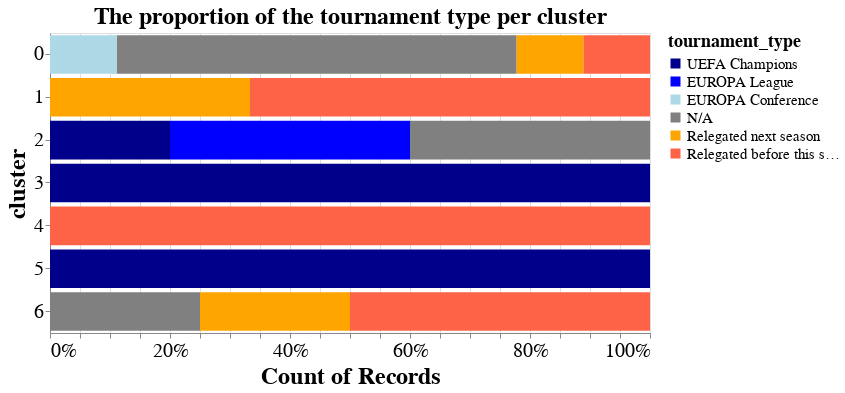

This figure's notebook cell:
### Code cell
# to check the each cluster's characteristics
palette = alt.Scale(domain=['UEFA Champions', 'EUROPA League', 'EUROPA Conference', 'N/A', 'Relegated next season', 'Relegated before this season'],
                  range=['darkblue', 'blue', 'lightblue', 'grey', 'orange', 'tomato'])

alt.Chart(df_to_viz).mark_bar().encode(
    x=alt.X('count(Team)').stack("normalize"),
    y='cluster:N',
    color=alt.Color('tournament_type:N', scale=palette),
).properties(
    width=600,
    height=300,
    title='The proportion of the tournament type per cluster'
).configure_title(
        fontSize=24,
).configure_axis(
    labelFontSize=20,
    titleFontSize=24,
).configure_text(
    fontSize=20
).configure_legend(
    titleFontSize=18,
    labelFontSize=15
)

### Figure 1 — Vega-Lite specification as saved in the notebook (floating-point values rounded to 4 significant figures)
{"config": {"view": {"continuousWidth": 300, "continuousHeight": 300}, "axis": {"labelFontSize": 20, "titleFontSize": 24}, "legend": {"labelFontSize": 15, "titleFontSize": 18}, "text": {"fontSize": 20}, "title": {"fontSize": 24}}, "data": {"name": "data-0190d24fb67f0b1d2e3b95f6b5d7570b"}, "mark": {"type": "bar"}, "encoding": {"color": {"field": "tournament_type", "scale": {"domain": ["UEFA Champions", "EUROPA League", "EUROPA Conference", "N/A", "Relegated next season", "Relegated before this season"], "range": ["darkblue", "blue", "lightblue", "grey", "orange", "tomato"]}, "type": "nominal"}, "x": {"aggregate": "count", "field": "Team", "stack": "normalize", "type": "nominal"}, "y": {"field": "cluster", "type": "nominal"}}, "height": 300, "title": "The proportion of the tournament type per cluster", "width": 600, "$schema": "https://vega.github.io/schema/vega-lite/v5.8.0.json", "datasets": {"data-0190d24fb67f0b1d2e3b95f6b5d7570b": [{"Team": "Arsenal", "index": 0, "Poss": 56.7, "Gls": 62.75, "Ast": 46.5, "PrgC": 839.0, "PrgP": 1874.0, "Gls_Conceded": 46.0, "Ast_Conceded": 31.25, "PrgC_Conceded": 670.8, "PrgP_Conceded": 1253.0, "cluster": 2, "cluster 0": 0, "cluster 1": 0, "cluster 2": 1, "cluster 3": 0, "cluster 4": 0, "cluster 5": 0, "cluster 6": 0, "final_standing_2022": 5.0, "final_point_2022": 69.0, "champions": 0.0, "europa": 1.0, "europa_conference": 0.0, "relegation": 0.0, "tournament_type": "EUROPA League"}, {"Team": "Aston Villa", "index": 1, "Poss": 46.3, "Gls": 46.0, "Ast": 35.0, "PrgC": 634.0, "PrgP": 1334.0, "Gls_Conceded": 55.5, "Ast_Conceded": 37.0, "PrgC_Conceded": 782.0, "PrgP_Conceded": 1686.0, "cluster": 0, "cluster 0": 1, "cluster 1": 0, "cluster 2": 0, "cluster 3": 0, "cluster 4": 0, "cluster 5": 0, "cluster 6": 0, "final_standing_2022": 14.0, "final_point_2022": 45.0, "champions": 0.0, "europa": 0.0, "europa_conference": 0.0, "relegation": 0.0, "tournament_type": "N/A"}, {"Team": "Bournemouth", "index": 2, "Poss": 46.37, "Gls": 46.0, "Ast": 34.33, "PrgC": 680.3, "PrgP": 1406.0, "Gls_Conceded": 64.0, "Ast_Conceded": 45.67, "PrgC_Conceded": 728.0, "PrgP_Conceded": 1670.0, "cluster": 0, "cluster 0": 1, "cluster 1": 0, "cluster 2": 0, "cluster 3": 0, "cluster 4": 0, "cluster 5": 0, "cluster 6": 0, "final_standing_2022": -1.0, "final_point_2022": -1.0, "champions": -1.0, "europa": -1.0, "europa_conference": -1.0, "relegation": -1.0, "tournament_type": "Relegated before this season"}, {"Team": "Brighton", "index": 3, "Poss": 47.35, "Gls": 35.5, "Ast": 24.25, "PrgC": 588.0, "PrgP": 1393.0, "Gls_Conceded": 51.25, "Ast_Conceded": 36.75, "PrgC_Conceded": 758.5, "PrgP_Conceded": 1572.0, "cluster": 0, "cluster 0": 1, "cluster 1": 0, "cluster 2": 0, "cluster 3": 0, "cluster 4": 0, "cluster 5": 0, "cluster 6": 0, "final_standing_2022": 9.0, "final_point_2022": 51.0, "champions": 0.0, "europa": 0.0, "europa_conference": 0.0, "relegation": 0.0, "tournament_type": "N/A"}, {"Team": "Burnley", "index": 4, "Poss": 42.23, "Gls": 37.75, "Ast": 27.0, "PrgC": 419.5, "PrgP": 1009.0, "Gls_Conceded": 51.25, "Ast_Conceded": 39.25, "PrgC_Conceded": 881.0, "PrgP_Conceded": 1626.0, "cluster": 6, "cluster 0": 0, "cluster 1": 0, "cluster 2": 0, "cluster 3": 0, "cluster 4": 0, "cluster 5": 0, "cluster 6": 1, "final_standing_2022": 18.0, "final_point_2022": 35.0, "champions": 0.0, "europa": 0.0, "europa_conference": 0.0, "relegation": 1.0, "tournament_type": "Relegated next season"}, {"Team": "Cardiff City", "index": 5, "Poss": 35.4, "Gls": 33.0, "Ast": 20.0, "PrgC": 434.0, "PrgP": 918.0, "Gls_Conceded": 69.0, "Ast_Conceded": 53.0, "PrgC_Conceded": 872.0, "PrgP_Conceded": 1723.0, "cluster": 4, "cluster 0": 0, "cluster 1": 0, "cluster 2": 0, "cluster 3": 0, "cluster 4": 1, "cluster 5": 0, "cluster 6": 0, "final_standing_2022": -1.0, "final_point_2022": -1.0, "champions": -1.0, "europa": -1.0, "europa_conference": -1.0, "relegation": -1.0, "tournament_type": "Relegated before this season"}, {"Team": "Chelsea", "index": 6, "Poss": 59.95, "Gls": 61.5, "Ast": 44.5, "PrgC": 995.2, "PrgP": 1962.0, "Gls_Conceded": 40.25, "Ast_Conceded": 29.5, "PrgC_Conceded": 511.0, "PrgP_Conceded": 1185.0, "cluster": 3, "cluster 0": 0, "cluster 1": 0, "cluster 2": 0, "cluster 3": 1, "cluster 4": 0, "cluster 5": 0, "cluster 6": 0, "final_standing_2022": 3.0, "final_point_2022": 74.0, "champions": 1.0, "europa": 0.0, "europa_conference": 0.0, "relegation": 0.0, "tournament_type": "UEFA Champions"}, {"Team": "Crystal Palace", "index": 7, "Poss": 43.95, "Gls": 40.0, "Ast": 27.0, "PrgC": 655.0, "PrgP": 1280.0, "Gls_Conceded": 54.75, "Ast_Conceded": 39.5, "PrgC_Conceded": 751.5, "PrgP_Conceded": 1779.0, "cluster": 0, "cluster 0": 1, "cluster 1": 0, "cluster 2": 0, "cluster 3": 0, "cluster 4": 0, "cluster 5": 0, "cluster 6": 0, "final_standing_2022": 12.0, "final_point_2022": 48.0, "champions": 0.0, "europa": 0.0, "europa_conference": 0.0, "relegation": 0.0, "tournament_type": "N/A"}, {"Team": "Everton", "index": 8, "Poss": 48.1, "Gls": 45.5, "Ast": 31.0, "PrgC": 600.2, "PrgP": 1339.0, "Gls_Conceded": 50.5, "Ast_Conceded": 36.75, "PrgC_Conceded": 716.5, "PrgP_Conceded": 1509.0, "cluster": 0, "cluster 0": 1, "cluster 1": 0, "cluster 2": 0, "cluster 3": 0, "cluster 4": 0, "cluster 5": 0, "cluster 6": 0, "final_standing_2022": 16.0, "final_point_2022": 39.0, "champions": 0.0, "europa": 0.0, "europa_conference": 0.0, "relegation": 0.0, "tournament_type": "N/A"}, {"Team": "Fulham", "index": 9, "Poss": 49.25, "Gls": 29.5, "Ast": 21.0, "PrgC": 677.5, "PrgP": 1420.0, "Gls_Conceded": 65.5, "Ast_Conceded": 46.5, "PrgC_Conceded": 687.5, "PrgP_Conceded": 1522.0, "cluster": 1, "cluster 0": 0, "cluster 1": 1, "cluster 2": 0, "cluster 3": 0, "cluster 4": 0, "cluster 5": 0, "cluster 6": 0, "final_standing_2022": -1.0, "final_point_2022": -1.0, "champions": -1.0, "europa": -1.0, "europa_conference": -1.0, "relegation": -1.0, "tournament_type": "Relegated before this season"}, {"Team": "Huddersfield", "index": 10, "Poss": 46.45, "Gls": 23.0, "Ast": 16.0, "PrgC": 614.0, "PrgP": 1229.0, "Gls_Conceded": 66.0, "Ast_Conceded": 48.5, "PrgC_Conceded": 678.0, "PrgP_Conceded": 1630.0, "cluster": 1, "cluster 0": 0, "cluster 1": 1, "cluster 2": 0, "cluster 3": 0, "cluster 4": 0, "cluster 5": 0, "cluster 6": 0, "final_standing_2022": -1.0, "final_point_2022": -1.0, "champions": -1.0, "europa": -1.0, "europa_conference": -1.0, "relegation": -1.0, "tournament_type": "Relegated before this season"}, {"Team": "Leeds United", "index": 11, "Poss": 57.3, "Gls": 60.0, "Ast": 45.0, "PrgC": 811.0, "PrgP": 1633.0, "Gls_Conceded": 52.0, "Ast_Conceded": 36.0, "PrgC_Conceded": 720.0, "PrgP_Conceded": 1201.0, "cluster": 2, "cluster 0": 0, "cluster 1": 0, "cluster 2": 1, "cluster 3": 0, "cluster 4": 0, "cluster 5": 0, "cluster 6": 0, "final_standing_2022": 17.0, "final_point_2022": 38.0, "champions": 0.0, "europa": 0.0, "europa_conference": 0.0, "relegation": 0.0, "tournament_type": "N/A"}, {"Team": "Leicester City", "index": 12, "Poss": 52.58, "Gls": 57.5, "Ast": 41.25, "PrgC": 703.0, "PrgP": 1471.0, "Gls_Conceded": 48.25, "Ast_Conceded": 34.5, "PrgC_Conceded": 685.8, "PrgP_Conceded": 1398.0, "cluster": 2, "cluster 0": 0, "cluster 1": 0, "cluster 2": 1, "cluster 3": 0, "cluster 4": 0, "cluster 5": 0, "cluster 6": 0, "final_standing_2022": 8.0, "final_point_2022": 52.0, "champions": 0.0, "europa": 0.0, "europa_conference": 0.0, "relegation": 0.0, "tournament_type": "N/A"}, {"Team": "Liverpool", "index": 13, "Poss": 61.77, "Gls": 79.0, "Ast": 56.25, "PrgC": 923.0, "PrgP": 2060.0, "Gls_Conceded": 33.5, "Ast_Conceded": 22.75, "PrgC_Conceded": 521.2, "PrgP_Conceded": 1018.0, "cluster": 3, "cluster 0": 0, "cluster 1": 0, "cluster 2": 0, "cluster 3": 1, "cluster 4": 0, "cluster 5": 0, "cluster 6": 0, "final_standing_2022": 2.0, "final_point_2022": 92.0, "champions": 1.0, "europa": 0.0, "europa_conference": 0.0, "relegation": 0.0, "tournament_type": "UEFA Champions"}, {"Team": "Manchester City", "index": 14, "Poss": 67.15, "Gls": 94.0, "Ast": 70.0, "PrgC": 1232.0, "PrgP": 2378.0, "Gls_Conceded": 28.25, "Ast_Conceded": 18.25, "PrgC_Conceded": 431.5, "PrgP_Conceded": 791.5, "cluster": 5, "cluster 0": 0, "cluster 1": 0, "cluster 2": 0, "cluster 3": 0, "cluster 4": 0, "cluster 5": 1, "cluster 6": 0, "final_standing_2022": 1.0, "final_point_2022": 93.0, "champions": 1.0, "europa": 0.0, "europa_conference": 0.0, "relegation": 0.0, "tournament_type": "UEFA Champions"}, {"Team": "Manchester Utd", "index": 15, "Poss": 55.23, "Gls": 66.75, "Ast": 46.75, "PrgC": 881.0, "PrgP": 1713.0, "Gls_Conceded": 38.5, "Ast_Conceded": 26.75, "PrgC_Conceded": 687.0, "PrgP_Conceded": 1308.0, "cluster": 2, "cluster 0": 0, "cluster 1": 0, "cluster 2": 1, "cluster 3": 0, "cluster 4": 0, "cluster 5": 0, "cluster 6": 0, "final_standing_2022": 6.0, "final_point_2022": 58.0, "champions": 0.0, "europa": 1.0, "europa_conference": 0.0, "relegation": 0.0, "tournament_type": "EUROPA League"}, {"Team": "Newcastle Utd", "index": 16, "Poss": 39.98, "Gls": 40.25, "Ast": 29.25, "PrgC": 504.8, "PrgP": 969.2, "Gls_Conceded": 51.5, "Ast_Conceded": 35.75, "PrgC_Conceded": 788.8, "PrgP_Conceded": 1841.0, "cluster": 6, "cluster 0": 0, "cluster 1": 0, "cluster 2": 0, "cluster 3": 0, "cluster 4": 0, "cluster 5": 0, "cluster 6": 1, "final_standing_2022": 11.0, "final_point_2022": 49.0, "champions": 0.0, "europa": 0.0, "europa_conference": 0.0, "relegation": 0.0, "tournament_type": "N/A"}, {"Team": "Norwich City", "index": 17, "Poss": 49.3, "Gls": 25.0, "Ast": 18.0, "PrgC": 673.0, "PrgP": 1169.0, "Gls_Conceded": 72.0, "Ast_Conceded": 50.0, "PrgC_Conceded": 846.0, "PrgP_Conceded": 1793.0, "cluster": 1, "cluster 0": 0, "cluster 1": 1, "cluster 2": 0, "cluster 3": 0, "cluster 4": 0, "cluster 5": 0, "cluster 6": 0, "final_standing_2022": 20.0, "final_point_2022": 22.0, "champions": 0.0, "europa": 0.0, "europa_conference": 0.0, "relegation": 1.0, "tournament_type": "Relegated next season"}, {"Team": "Sheffield Utd", "index": 18, "Poss": 42.4, "Gls": 27.5, "Ast": 19.0, "PrgC": 492.0, "PrgP": 1274.0, "Gls_Conceded": 49.5, "Ast_Conceded": 36.5, "PrgC_Conceded": 834.0, "PrgP_Conceded": 1513.0, "cluster": 6, "cluster 0": 0, "cluster 1": 0, "cluster 2": 0, "cluster 3": 0, "cluster 4": 0, "cluster 5": 0, "cluster 6": 1, "final_standing_2022": -1.0, "final_point_2022": -1.0, "champions": -1.0, "europa": -1.0, "europa_conference": -1.0, "relegation": -1.0, "tournament_type": "Relegated before this season"}, {"Team": "Southampton", "index": 19, "Poss": 48.9, "Gls": 44.5, "Ast": 28.75, "PrgC": 637.8, "PrgP": 1368.0, "Gls_Conceded": 61.0, "Ast_Conceded": 44.25, "PrgC_Conceded": 642.8, "PrgP_Conceded": 1469.0, "cluster": 0, "cluster 0": 1, "cluster 1": 0, "cluster 2": 0, "cluster 3": 0, "cluster 4": 0, "cluster 5": 0, "cluster 6": 0, "final_standing_2022": 15.0, "final_point_2022": 40.0, "champions": 0.0, "europa": 0.0, "europa_conference": 0.0, "relegation": 0.0, "tournament_type": "N/A"}, {"Team": "Stoke City", "index": 20, "Poss": 41.4, "Gls": 34.0, "Ast": 28.0, "PrgC": 477.0, "PrgP": 1150.0, "Gls_Conceded": 66.0, "Ast_Conceded": 49.0, "PrgC_Conceded": 889.0, "PrgP_Conceded": 1749.0, "cluster": 4, "cluster 0": 0, "cluster 1": 0, "cluster 2": 0, "cluster 3": 0, "cluster 4": 1, "cluster 5": 0, "cluster 6": 0, "final_standing_2022": -1.0, "final_point_2022": -1.0, "champions": -1.0, "europa": -1.0, "europa_conference": -1.0, "relegation": -1.0, "tournament_type": "Relegated before this season"}, {"Team": "Swansea City", "index": 21, "Poss": 45.3, "Gls": 27.0, "Ast": 20.0, "PrgC": 596.0, "PrgP": 1194.0, "Gls_Conceded": 54.0, "Ast_Conceded": 37.0, "PrgC_Conceded": 765.0, "PrgP_Conceded": 1838.0, "cluster": 6, "cluster 0": 0, "cluster 1": 0, "cluster 2": 0, "cluster 3": 0, "cluster 4": 0, "cluster 5": 0, "cluster 6": 1, "final_standing_2022": -1.0, "final_point_2022": -1.0, "champions": -1.0, "europa": -1.0, "europa_conference": -1.0, "relegation": -1.0, "tournament_type": "Relegated before this season"}, {"Team": "Tottenham", "index": 22, "Poss": 56.1, "Gls": 64.5, "Ast": 46.75, "PrgC": 775.8, "PrgP": 1683.0, "Gls_Conceded": 39.5, "Ast_Conceded": 25.25, "PrgC_Conceded": 633.5, "PrgP_Conceded": 1324.0, "cluster": 2, "cluster 0": 0, "cluster 1": 0, "cluster 2": 1, "cluster 3": 0, "cluster 4": 0, "cluster 5": 0, "cluster 6": 0, "final_standing_2022": 4.0, "final_point_2022": 41.0, "champions": 1.0, "europa": 0.0, "europa_conference": 0.0, "relegation": 0.0, "tournament_type": "UEFA Champions"}, {"Team": "Watford", "index": 23, "Poss": 46.43, "Gls": 42.67, "Ast": 29.0, "PrgC": 604.3, "PrgP": 1306.0, "Gls_Conceded": 60.0, "Ast_Conceded": 39.33, "PrgC_Conceded": 763.7, "PrgP_Conceded": 1550.0, "cluster": 0, "cluster 0": 1, "cluster 1": 0, "cluster 2": 0, "cluster 3": 0, "cluster 4": 0, "cluster 5": 0, "cluster 6": 0, "final_standing_2022": 19.0, "final_point_2022": 23.0, "champions": 0.0, "europa": 0.0, "europa_conference": 0.0, "relegation": 1.0, "tournament_type": "Relegated next season"}, {"Team": "West Brom", "index": 24, "Poss": 39.3, "Gls": 32.0, "Ast": 22.0, "PrgC": 474.0, "PrgP": 1066.0, "Gls_Conceded": 63.5, "Ast_Conceded": 48.0, "PrgC_Conceded": 917.0, "PrgP_Conceded": 1863.0, "cluster": 4, "cluster 0": 0, "cluster 1": 0, "cluster 2": 0, "cluster 3": 0, "cluster 4": 1, "cluster 5": 0, "cluster 6": 0, "final_standing_2022": -1.0, "final_point_2022": -1.0, "champions": -1.0, "europa": -1.0, "europa_conference": -1.0, "relegation": -1.0, "tournament_type": "Relegated before this season"}, {"Team": "West Ham", "index": 25, "Poss": 45.28, "Gls": 52.0, "Ast": 36.0, "PrgC": 644.5, "PrgP": 1329.0, "Gls_Conceded": 55.75, "Ast_Conceded": 42.75, "PrgC_Conceded": 847.8, "PrgP_Conceded": 1724.0, "cluster": 0, "cluster 0": 1, "cluster 1": 0, "cluster 2": 0, "cluster 3": 0, "cluster 4": 0, "cluster 5": 0, "cluster 6": 0, "final_standing_2022": 7.0, "final_point_2022": 56.0, "champions": 0.0, "europa": 0.0, "europa_conference": 1.0, "relegation": 0.0, "tournament_type": "EUROPA Conference"}, {"Team": "Wolves", "index": 26, "Poss": 48.13, "Gls": 43.0, "Ast": 30.0, "PrgC": 800.3, "PrgP": 1324.0, "Gls_Conceded": 43.33, "Ast_Conceded": 31.33, "PrgC_Conceded": 716.7, "PrgP_Conceded": 1519.0, "cluster": 0, "cluster 0": 1, "cluster 1": 0, "cluster 2": 0, "cluster 3": 0, "cluster 4": 0, "cluster 5": 0, "cluster 6": 0, "final_standing_2022": 10.0, "final_point_2022": 51.0, "champions": 0.0, "europa": 0.0, "europa_conference": 0.0, "relegation": 0.0, "tournament_type": "N/A"}]}}
